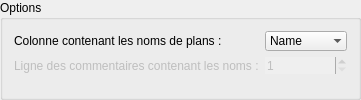
           <widget class="QGroupBox" name="offsetGroup_2">
            <property name="sizePolicy">
             <sizepolicy hsizetype="Preferred" vsizetype="Fixed">
              <horstretch>0</horstretch>
              <verstretch>0</verstretch>
             </sizepolicy>
            </property>
            <property name="title">
             <string>Options</string>
            </property>
            <property name="flat">
             <bool>true</bool>
            </property>
            <property name="checked">
             <bool>false</bool>
            </property>
            <layout class="QHBoxLayout" name="horizontalLayout_6">
             <item>
              <layout class="QFormLayout" name="formLayout_2">
               <property name="fieldGrowthPolicy">
                <enum>QFormLayout::AllNonFixedFieldsGrow</enum>
               </property>
               <item row="0" column="0">
                <widget class="QLabel" name="label">
                 <property name="statusTip">
                  <string>Indiquez ici la colonne qui contient le noms des clips, utile pour trouver les médias.</string>
                 </property>
                 <property name="text">
                  <string>Colonne contenant les noms de plans :</string>
                 </property>
                </widget>
               </item>
               <item row="0" column="1">
                <widget class="QComboBox" name="nameColumnBox">
                 <property name="statusTip">
                  <string>Indiquez ici la colonne qui contient le noms des clips, utile pour trouver les médias.</string>
                 </property>
                 <property name="frame">
                  <bool>false</bool>
                 </property>
                 <item>
                  <property name="text">
                   <string>Name</string>
                  </property>
                 </item>
                 <item>
                  <property name="text">
                   <string>Comment</string>
                  </property>
                 </item>
                </widget>
               </item>
               <item row="1" column="0">
                <widget class="QLabel" name="lineCommentLabel">
                 <property name="enabled">
                  <bool>false</bool>
                 </property>
                 <property name="statusTip">
                  <string>Si les noms des clips sont dans la colonne 'Commentaire', indiquez ici sur quelle ligne.</string>
                 </property>
                 <property name="text">
                  <string>Ligne des commentaires contenant les noms :</string>
                 </property>
                </widget>
               </item>
               <item row="1" column="1">
                <widget class="QSpinBox" name="lineCommentSpinner">
                 <property name="enabled">
                  <bool>false</bool>
                 </property>
                 <property name="statusTip">
                  <string>Si les noms des clips sont dans la colonne 'Commentaire', indiquez ici sur quelle ligne.</string>
                 </property>
                 <property name="frame">
                  <bool>false</bool>
                 </property>
                 <property name="minimum">
                  <number>1</number>
                 </property>
                </widget>
               </item>
              </layout>
             </item>
            </layout>
           </widget>
